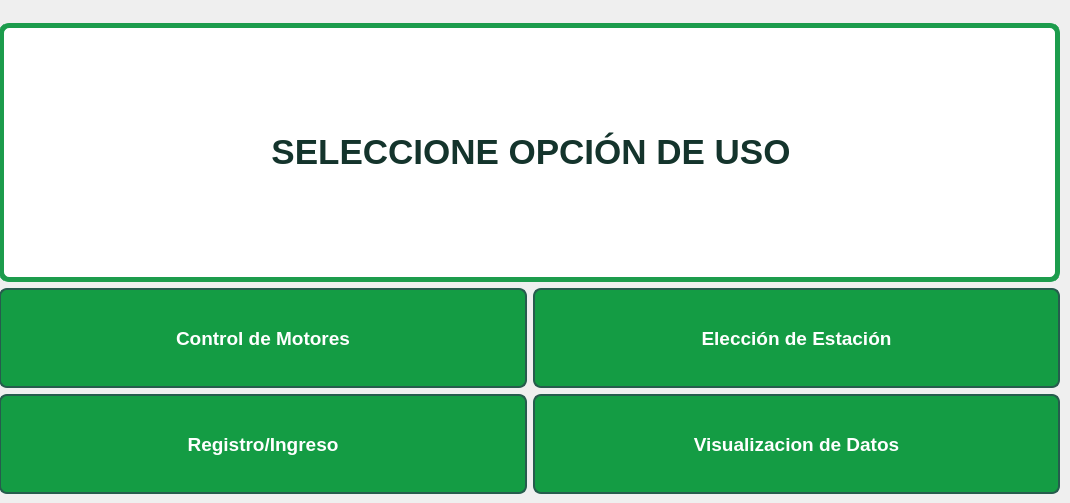
    <widget class="QWidget" name="PRINCIPAL">
     <widget class="QWidget" name="layoutWidget">
      <property name="geometry">
       <rect>
        <x>-1</x>
        <y>23</y>
        <width>1061</width>
        <height>471</height>
       </rect>
      </property>
      <layout class="QVBoxLayout" name="verticalLayout_5">
       <item>
        <widget class="QLabel" name="label_PRINC">
         <property name="styleSheet">
          <string notr="true">QLabel {
    color: #14342c;
    font-weight: bold;
	border: 5px solid;
	border-radius: 10px;
	border-color:  #1c9c4c;
	background-color:  white;
}</string>
         </property>
         <property name="text">
          <string>&lt;html&gt;&lt;head/&gt;&lt;body&gt;&lt;p align=&quot;center&quot;&gt;&lt;span style=&quot; font-size:26pt; color:#14342c;&quot;&gt;SELECCIONE OPCIÓN DE USO&lt;/span&gt;&lt;/p&gt;&lt;/body&gt;&lt;/html&gt;</string>
         </property>
        </widget>
       </item>
       <item>
        <layout class="QHBoxLayout" name="horizontalLayout_3">
         <item>
          <layout class="QVBoxLayout" name="verticalLayout_3">
           <item>
            <widget class="QPushButton" name="but_go_CONTROL">
             <property name="minimumSize">
              <size>
               <width>0</width>
               <height>0</height>
              </size>
             </property>
             <property name="maximumSize">
              <size>
               <width>1000</width>
               <height>100</height>
              </size>
             </property>
             <property name="font">
              <font>
               <pointsize>14</pointsize>
               <bold>true</bold>
              </font>
             </property>
             <property name="styleSheet">
              <string notr="true">QPushButton {
    /* Estilo inicial del botón */
    background-color: #149c44;
    border: 2px solid #265c4d;
	color: white;
    border-radius: 8px;
    padding: 5px 10px;
	font-weight: bold;
}

QPushButton:pressed {
    /* Estilo del botón cuando está presionado */
    background-color:  #265c4d;
    border: 2px solid #265c4d;
	color: white;
}</string>
             </property>
             <property name="text">
              <string notr="true">Control de Motores</string>
             </property>
            </widget>
           </item>
           <item>
            <widget class="QPushButton" name="but_go_USUARIOS">
             <property name="minimumSize">
              <size>
               <width>0</width>
               <height>100</height>
              </size>
             </property>
             <property name="font">
              <font>
               <pointsize>14</pointsize>
               <bold>true</bold>
              </font>
             </property>
             <property name="styleSheet">
              <string notr="true">QPushButton {
    /* Estilo inicial del botón */
    background-color: #149c44;
    border: 2px solid #265c4d;
	color: white;
    border-radius: 8px;
    padding: 5px 10px;
	font-weight: bold;
}

QPushButton:pressed {
    /* Estilo del botón cuando está presionado */
    background-color:  #265c4d;
    border: 2px solid #265c4d;
	color: white;
}</string>
             </property>
             <property name="text">
              <string notr="true">Registro/Ingreso</string>
             </property>
            </widget>
           </item>
          </layout>
         </item>
         <item>
          <layout class="QVBoxLayout" name="verticalLayout_4">
           <item>
            <widget class="QPushButton" name="but_go_ESTACION">
             <property name="minimumSize">
              <size>
               <width>0</width>
               <height>100</height>
              </size>
             </property>
             <property name="font">
              <font>
               <pointsize>14</pointsize>
               <bold>true</bold>
              </font>
             </property>
             <property name="styleSheet">
              <string notr="true">QPushButton {
    /* Estilo inicial del botón */
    background-color: #149c44;
    border: 2px solid #265c4d;
	color: white;
    border-radius: 8px;
    padding: 5px 10px;
	font-weight: bold;
}

QPushButton:pressed {
    /* Estilo del botón cuando está presionado */
    background-color:  #265c4d;
    border: 2px solid #265c4d;
	color: white;
}</string>
             </property>
             <property name="text">
              <string notr="true">Elección de Estación</string>
             </property>
            </widget>
           </item>
           <item>
            <widget class="QPushButton" name="but_go_DATOS">
             <property name="minimumSize">
              <size>
               <width>0</width>
               <height>100</height>
              </size>
             </property>
             <property name="font">
              <font>
               <pointsize>14</pointsize>
               <bold>true</bold>
              </font>
             </property>
             <property name="styleSheet">
              <string notr="true">QPushButton {
    /* Estilo inicial del botón */
    background-color: #149c44;
    border: 2px solid #265c4d;
	color: white;
    border-radius: 8px;
    padding: 5px 10px;
	font-weight: bold;
}

QPushButton:pressed {
    /* Estilo del botón cuando está presionado */
    background-color:  #265c4d;
    border: 2px solid #265c4d;
	color: white;
}</string>
             </property>
             <property name="text">
              <string notr="true">Visualizacion de Datos</string>
             </property>
            </widget>
           </item>
          </layout>
         </item>
        </layout>
       </item>
      </layout>
     </widget>
    </widget>
